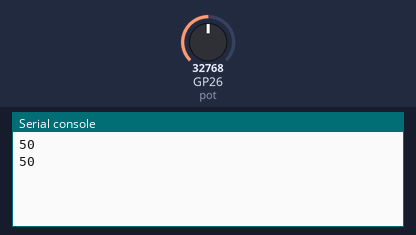
Recording of a program running on a simulated Raspberry Pi Pico running MicroPython. On the bench: the last lines printed to the serial console. The inputs (shaded band) are chosen by the test bench; at power-on: GP26 (pot) = 32768 (analog values on the 0–65535 scale).

Above: at 1.2 s.
1.3 s: GP26 (pot) set to 45874
At 2.6 s:
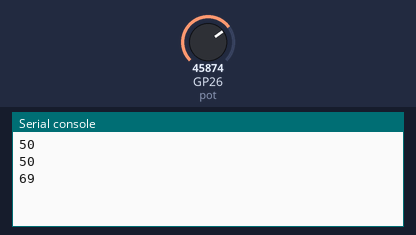
2.8 s: GP26 (pot) set to 57670
At 3.8 s:
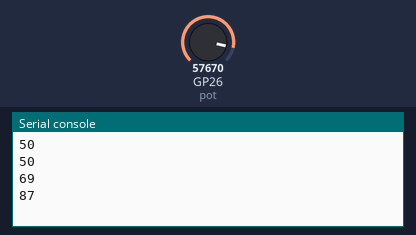
Timing chart, 0 to 5.8 s (numbered marks = the images above; inputs shaded):
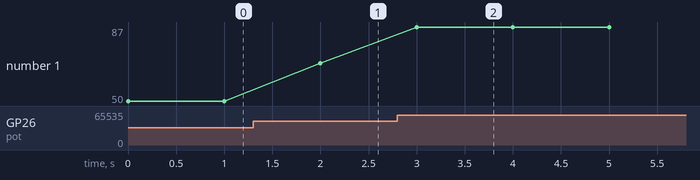

Measured:
- after the input at 1.3 s, the serial console: prints a new line after 0.70 s (image 1)
- after the input at 2.8 s, the serial console: prints a new line after 0.20 s (image 2)
- plotted number 1: 50 → 69 after the input at 1.3 s, 69 → 87 after the input at 2.8 s

The program:

Potentionmeter.py
```python
from machine import ADC
from time import sleep

def ReadPotentiometer():
    adcpin = 26
    pot = ADC(adcpin)

    adc_value = pot.read_u16()
    volt = (3.3/65535)*adc_value

    percentPot = ScalePercent(volt)

    return percentPot

def ScalePercent(volt):
    percent = (volt/3.3)*100
    return int(percent)

while True:
    potvalue = ReadPotentiometer()
    print(potvalue)
    sleep(1)
```
